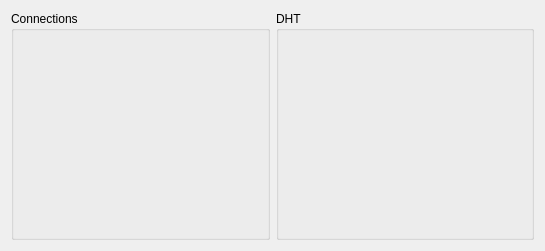
<ui version="4.0" >
 <class>ConnsWgt</class>
 <widget class="QWidget" name="ConnsWgt" >
  <property name="geometry" >
   <rect>
    <x>0</x>
    <y>0</y>
    <width>545</width>
    <height>251</height>
   </rect>
  </property>
  <property name="windowTitle" >
   <string>Connections</string>
  </property>
  <layout class="QHBoxLayout" >
   <item>
    <widget class="QGroupBox" name="ConnsGbw" >
     <property name="title" >
      <string>Connections</string>
     </property>
     <layout class="QGridLayout" >
      <item row="0" column="0" >
       <layout class="QGridLayout" />
      </item>
     </layout>
    </widget>
   </item>
   <item>
    <widget class="QGroupBox" name="DhtGbw" >
     <property name="title" >
      <string>DHT</string>
     </property>
     <layout class="QGridLayout" >
      <item row="0" column="0" >
       <layout class="QGridLayout" />
      </item>
     </layout>
    </widget>
   </item>
  </layout>
 </widget>
 <resources/>
 <connections/>
</ui>
